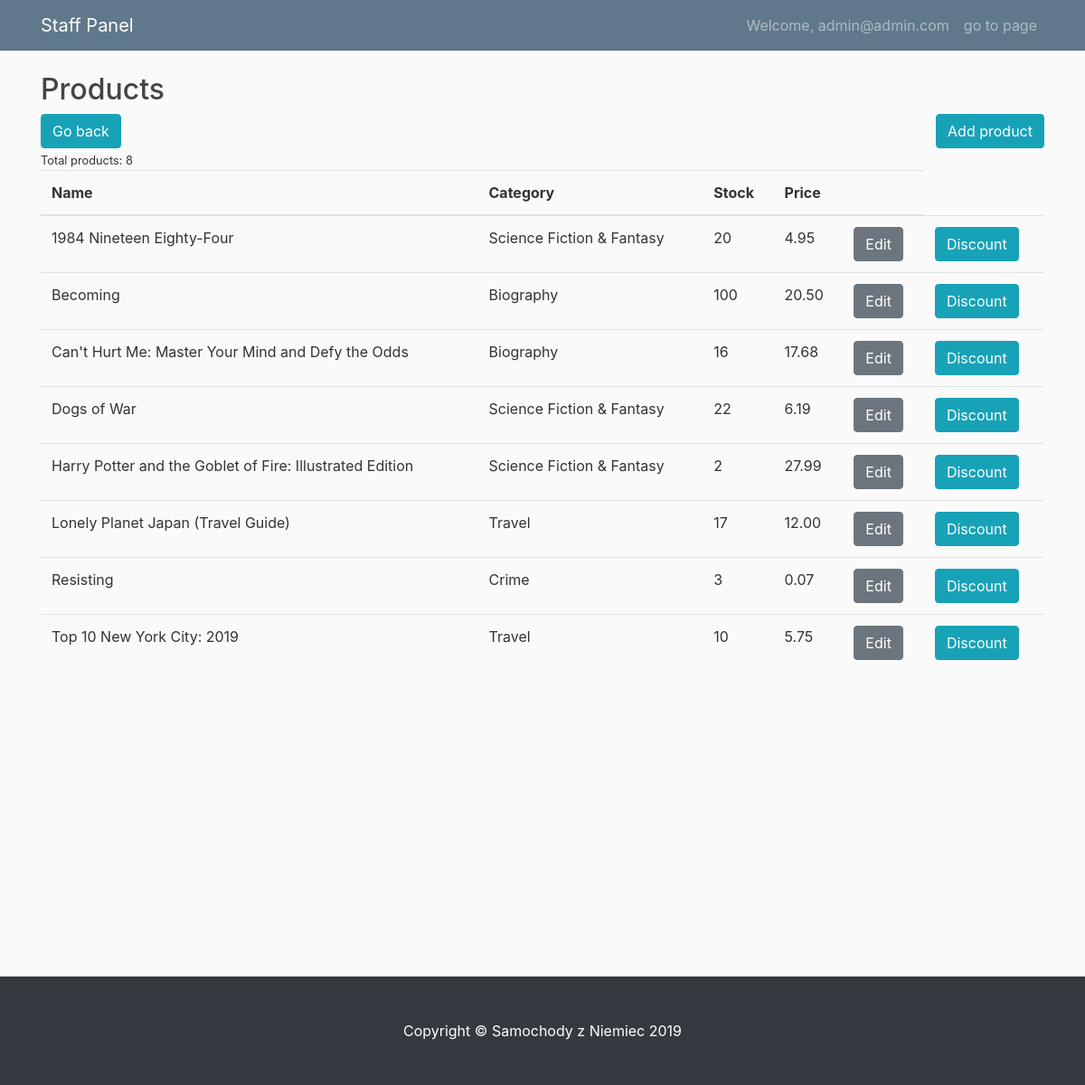
Screenshot of /staff/product_list (signed in) with the database file from the repository.
### account/models.py (models this page shows, shortened)
class User(AbstractBaseUser):
    email = models.EmailField(max_length=255, unique=True)
    is_active = models.BooleanField(default=True)  # can login
    is_staff = models.BooleanField(default=False)  # staff user non superuser
    is_admin = models.BooleanField(default=False)  # superuser
    created = models.DateTimeField(auto_now_add=True)
    updated = models.DateTimeField(auto_now=True)
    USERNAME_FIELD = "email"  # username
    REQUIRED_FIELDS = []
    objects = UserManager()

### shop/models.py (models this page shows, shortened)
class Product(models.Model):
    name = models.CharField(max_length=100, db_index=True)
    slug = models.SlugField(max_length=150, db_index=True)
    description = models.TextField()
    original_price = models.DecimalField(max_digits=10, decimal_places=2)
    stock = models.PositiveIntegerField()
    available = models.BooleanField(default=True)
    created = models.DateTimeField(auto_now_add=True)
    updated = models.DateTimeField(auto_now=True)
    category = models.ForeignKey(
        Category, on_delete=models.SET_NULL, null=True, blank=True
    )
    total_rating = models.DecimalField(max_digits=3, decimal_places=2, default=0)
    count_rating = models.PositiveIntegerField(default=0)
    likes = models.IntegerField(default=0)
    @property
    def price(self):
        discount = self._get_most_recent_discount()
        return (
            round(self._get_discount_price(discount.discount_percent), 2)
            if discount
            else self.original_price
        )
    class Meta:
        ordering = ("name",)
    def _get_most_recent_discount(self):
        discounts = self.discounts.all()
        active_discounts = [x for x in discounts if x.is_active]
        active_discounts.sort(key=attrgetter("start_time"), reverse=True)
        if active_discounts:
            return active_discounts[0]
        else:
            return None

class Category(models.Model):
    name = models.CharField(max_length=30, unique=True)
    def __str__(self):
        return self.name

class ProductDiscount(models.Model):
    product = models.ForeignKey(
        Product, on_delete=models.DO_NOTHING, null=False, related_name="discounts"
    )
    discount_percent = models.PositiveIntegerField(default=0)
    start_time = models.DateTimeField()
    end_time = models.DateTimeField()
    category_discount = models.ForeignKey(
        CategoryDiscount, on_delete=models.CASCADE, null=True
    )
    @property
    def is_active(self):
        now = timezone.now()
        return self.start_time < now and self.end_time > now

### staff/decorators.py (the view)
    def wrap(request, *args, **kwargs):
        if request.user.is_authenticated and request.user.is_staff:
            return func(request, *args, **kwargs)
        elif request.user.is_authenticated:
            return redirect("shop:index")
        else:
            return redirect("account:login")

### cart/context_processors.py (called while the page is built)
def cart(request):
    return {'cart': Cart(request)}

### staff/templates/staff/product_list.html
{% extends 'staff/base.html' %}
{% load crispy_forms_tags %}
{% block content %}
<div class="row">
    <div class="col">
        <div>
            <h2>Products</h2>
            <div class="row">
                <div class="col">
                    <a href="{% url 'staff:panel' %}" class="btn btn-info">Go back</a>
                </div>
                <div class="col text-right">
                    <a href="{%url 'staff:add_product'%}" class="btn btn-info">Add product</a>
                </div>
            </div>
        </div>
        {% with products.count as total_products %}
        <small>Total products: {{total_products}} </small>
        {% endwith%}
        <table class="table table-hover">
            <thead>
                <tr>
                    <th scope="col">Name</th>
                    <th scope="col">Category</th>
                    <th scope="col">Stock</th>
                    <th scope="col">Price</th>
                    <th scope="col"></th>
                </tr>
            </thead>
            <tbody>
                {% for product in products%}
                <tr>
                    <td>{{product.name}} </td>
                    <td>{{product.category}}</td>
                    <td>{{product.stock}}</td>
                    <td>{{product.price}}</td>
                    <td><a href="{%url 'staff:update_product' pk=product.pk%}" class="btn btn-secondary">Edit</a></td>
                    <td><a href="{%url 'staff:discount_product' pk=product.pk%}" class="btn btn-info">Discount</a></td>
                </tr>
                {% endfor %}
            </tbody>
        </table>
    </div>
</div>
{% endblock %}

### staff/templates/staff/base.html (shortened to what this page needs)
{% load static %}
<!DOCTYPE html>
<html lang="en">
<head>
    <link rel="stylesheet" href="https://maxcdn.bootstrapcdn.com/bootstrap/4.0.0/css/bootstrap.min.css"
>
    <link href="{% static 'css/staff.css' %}" rel="stylesheet">
</head>
<body>
    <nav class="navbar navbar-expand-md navbar-dark bg-steel fixed-top">
        <div class="container">
            <a class="navbar-brand mr-4" href="{% url 'staff:panel' %}">Staff Panel</a>
            <div class="collapse navbar-collapse" id="navbarToggle">
                <div class="navbar-nav">
                    <a class="nav-item nav-link" href="{% url 'account:profile'%}">
                        Welcome, {{ user.email }}
                    </a>
                    <a class="nav-item nav-link" href="{% url 'shop:index'%}"> go to page </a>
                </div>
            </div>
        </div>
    </nav>
    <div class="container" style="min-height: 1000px;">
        {% block content%}
        {% endblock%}
    </div>
    <footer class="py-5 bg-dark">
        <div class="container">
            <p class="m-0 text-center text-white">Copyright &copy; Samochody z Niemiec 2019</p>
        </div>
    </footer>
</body>
</html>

### staff/static/css/staff.css (style rules this page uses)
body { background: #fafafa; color: #333333; margin-top: 5rem; }
h1, h2, h3, h4, h5, h6 { color: #444444; }
.bg-steel { background-color: #5f788a; }

### rows the page displays
User: email "admin@admin.com"
Product: name "1984 Nineteen Eighty-Four", category "Science Fiction & Fantasy", stock "20", price "4.95"
Product: name "Becoming", category "Biography", stock "100", price "20.50"
Product: name "Can't Hurt Me: Master Your Mind and Defy the Odds", category "Biography", stock "16", price "17.68"
Product: name "Dogs of War", category "Science Fiction & Fantasy", stock "22", price "6.19"
Product: name "Harry Potter and the Goblet of Fire: Illustrated Edition", category "Science Fiction & Fantasy", stock "2", price "27.99"
Product: name "Lonely Planet Japan (Travel Guide)", category "Travel", stock "17", price "12.00"
Product: name "Resisting", category "Crime", stock "3", price "0.07"
Product: name "Top 10 New York City: 2019", category "Travel", stock "10", price "5.75"

### other values shown
{{ total_products }} "8"
